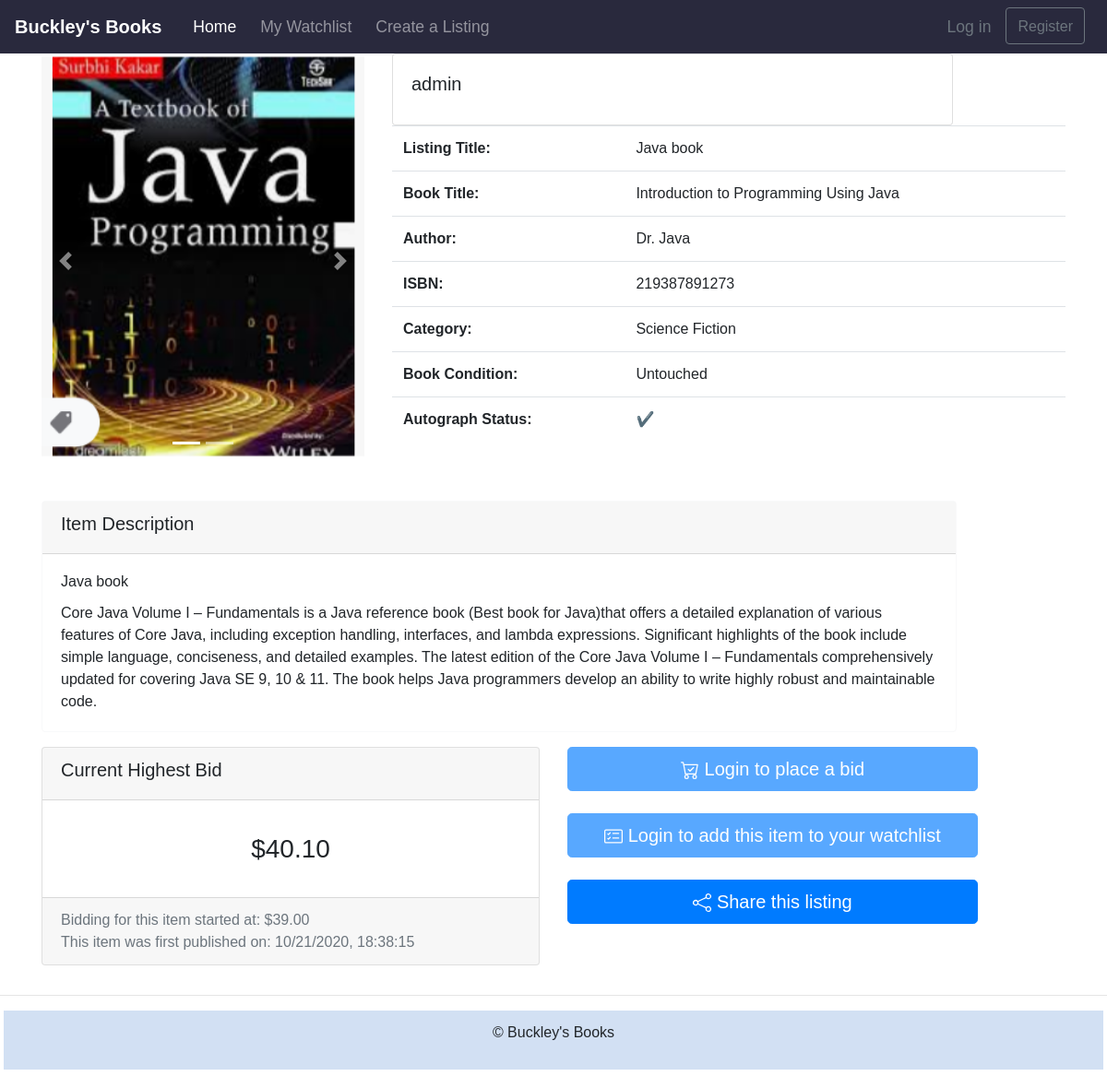
The page /items/2 on the database its author committed.
### auction/models.py (models this page shows)
class Image(db.Model):
    __tablename__='images'
    id = db.Column(db.Integer, primary_key=True)
    image = db.Column(db.String(60), nullable=False, default='../static/placeholder.jpg')
    item_id = db.Column(db.Integer, db.ForeignKey('items.id'))

class User(db.Model,UserMixin):
    __tablename__='users'
    id = db.Column(db.Integer, primary_key=True)
    username = db.Column(db.String(100), index=True, unique=True, nullable=False)
    contact_number = db.Column(db.String(100),nullable=False)
    email_address = db.Column(db.String(100), index=True, nullable=False)
    address = db.Column(db.String(100), nullable=False)
    password_hash = db.Column(db.String(255), nullable=False)
    items = db.relationship('Item', backref='user')
    bids = db.relationship('Bid', backref='user')
    watchlist = db.relationship('Watchlist', backref='user', uselist=False)

class Item(db.Model):
    __tablename__='items'
    id = db.Column(db.Integer, primary_key=True)
    listing_title = db.Column(db.String(64), unique=True, index=True, nullable=False)
    book_title = db.Column(db.String(64), index=True, nullable=False)
    book_category = db.Column(db.Enum(BookCategory), index=True, nullable=False)
    autograph_status = db.Column(db.Enum(AutographStatus), index=True, nullable=False)
    book_condition = db.Column(db.Enum(BookCondition), index=True, nullable=False)
    author_name = db.Column(db.String(64), index=True, nullable=False)
    book_ISBN = db.Column(db.String(64), index=True)
    listing_description = db.Column(db.String(500), nullable=False)
    starting_bid = db.Column(db.Float(2), default=0.01)
    item_status = db.Column(db.String(6), default='Open')
    item_datetime = db.Column(db.DateTime, default=datetime.now())
    user_id = db.Column(db.Integer, db.ForeignKey('users.id'))
    bids = db.relationship('Bid', backref='item')
    wishes = db.relationship('Wish', backref='item')
    images = db.relationship('Image', backref='item')

class Bid(db.Model):
    __tablename__='bids'
    id = db.Column(db.Integer, primary_key=True)
    bid_price = db.Column(db.Float(2), nullable=False)
    bid_datetime = db.Column(db.DateTime, default=datetime.now())
    item_id = db.Column(db.Integer, db.ForeignKey('items.id'))
    user_id = db.Column(db.Integer, db.ForeignKey('users.id'))

### auction/items.py (the view)
@bp.route('/<id>')
def show(id):
    item = Item.query.filter_by(id=id).first()  # grab item query data by id
    images = Image.query.filter_by(item_id=id).all()
    user = User.query.filter_by(id=item.user_id).first()
    bids = Bid.query.filter_by(item_id=item.id).order_by(
        Bid.bid_datetime.desc()).limit(10).all()  # grabs top ten most recent bids
    formatted_datetime = item.item_datetime.strftime("%m/%d/%Y, %H:%M:%S")
    bidders = db.session.query(User).join(Bid, User.id == Bid.user_id, isouter=True).join(
        Item, id == Bid.item_id, isouter=True).filter_by(id=Bid.item_id).order_by(Bid.bid_datetime.desc()).group_by(User.id).limit(10).all()
    bid_form = BidForm()
    return render_template("item/show.html", item=item, images=images,
                           user=user, bids=bids, formatted_datetime=formatted_datetime,
                           bidders=bidders, bid_form=bid_form)

### auction/forms.py
class BidForm(FlaskForm):
    bid_price = FloatField("Bid Price", validators=[
                           InputRequired("A bid price is required!")])
    agree = BooleanField("I agree to place the specified bid",
                         validators=[DataRequired()])
    bid = SubmitField("Place Bid")

### auction/templates/item/show.html (shortened to what this page needs)
{% extends "base.html" %}
{% import "bootstrap/wtf.html" as wtf %}
{% block content %}
<div class="container">
  <div class="row">
    <div class="col-md-4">
      <div id="carouselExampleIndicators" class="carousel slide" data-ride="carousel">
        <ol class="carousel-indicators">
          {% for image in images %}
          <li data-target="#carouselExampleIndicators" data-slide-to="{loop.index}"
            {% if loop.index == 1 %}class="active" {% endif %}></li>
          {% endfor %}
        </ol>
        <div class="carousel-inner">
          {% if images %}
          {% for image in images %}
          <div class="carousel-item {% if loop.index == 1 %}active {% endif %}">
            <img class="d-block w-100" src="{{image.image}}" alt="First slide" height="450">
          </div>
          {% endfor %}
          {% endif %}
        </div>
        <a class="carousel-control-prev" href="#carouselExampleIndicators" role="button" data-slide="prev">
          <span class="carousel-control-prev-icon" aria-hidden="true"></span>
        </a>
        <a class="carousel-control-next" href="#carouselExampleIndicators" role="button" data-slide="next">
          <span class="carousel-control-next-icon" aria-hidden="true"></span>
        </a>
      </div>
    </div>
    <div class="col-md-8">
      <div class="card" style="width: 38rem;">
        <div class="card-body">
          <h5 class="card-title">{{user.username}}</h5>
        </div>
      </div>
      <div class="table-responsive-sm">
        <table class="table table-hover">
          <tbody>
            <tr>
              <th scope="row">Listing Title:</th>
              <td>{{item.listing_title}}</td>
            </tr>
            <tr>
              <th scope="row">Book Title:</th>
              <td>{{item.book_title}}</td>
            </tr>
            <tr>
              <th scope="row">Author:</th>
              <td colspan="2">{{item.author_name}}</td>
            </tr>
            <tr>
              <th scope="row">ISBN:</th>
              <td colspan="2">{{item.book_ISBN}}</td>
            </tr>
            <tr>
              <th scope="row">Category:</th>
              <td colspan="2">{{item.book_category.value}}</td>
            </tr>
            <tr>
              <th scope="row">Book Condition:</th>
              <td colspan="2">{{item.book_condition.value}}</td>
            </tr>
            <tr>
              <th scope="row">Autograph Status:</th>
              <td colspan="2">{{item.autograph_status.value}}</td>
            </tr>
          </tbody>
        </table>
      </div>
      <br>
    </div>
  </div>
  <div class="row">
    <div class="col-md-12">
      <br>
      <div class="card border-light mb-3" style="max-width: 62rem;">
        <div class="card-header">
          <h5>Item Description</h5>
        </div>
        <div class="card-body">
          <h6 class="card-title">{{item.listing_title}}</h6>
          <p class="card-text">{{item.listing_description}}</p>
        </div>
      </div>
    </div>
  </div>
  <div class="row">
    <div class="col-md-6">
      <div class="card">
        <div class="card-header">
          <h5>Current Highest Bid</h5>
        </div>
        <div class="card-body">
          <p class="card-text">
          <h3 style="text-align: center;">
            {% if bids %}
            {% set highest_bid = namespace(value = 0) %}
            {% for bid in bids %}
            {% if bid.bid_price > highest_bid.value %}
            {% set highest_bid.value = bid.bid_price %}
            {% endif %}
            {% endfor %}
            {{"$%.2f"|format(highest_bid.value)}}
            {% else %}
            {{"$%.2f"|format(item.starting_bid)}}
            {% endif %}
          </h3>
          </p>
        </div>
        <div class="card-footer text-muted">
          Bidding for this item started at: {{"$%.2f"|format(item.starting_bid)}}
          <br>
          This item was first published on: {{formatted_datetime}}
        </div>
      </div>
    </div>
    <div class="col-md-5">
      {% if current_user.is_authenticated %}
      {% if current_user.id == item.user_id %}
      <button type="button" class="btn btn-primary btn-lg btn-block" data-toggle="modal" data-target="#bidView"><svg
          width="1em" height="1em" viewBox="0 0 16 16" class="bi bi-cart-check" fill="currentColor"
          xmlns="http://www.w3.org/2000/svg">
          <path fill-rule="evenodd"
            d="M0 1.5A.5.5 0 0 1 .5 1H2a.5.5 0 0 1 .485.379L2.89 3H14.5a.5.5 0 0 1 .491.592l-1.5 8A.5.5 0 0 1 13 12H4a.5.5 0 0 1-.491-.408L2.01 3.607 1.61 2H.5a.5.5 0 0 1-.5-.5zM3.102 4l1.313 7h8.17l1.313-7H3.102zM5 12a2 2 0 1 0 0 4 2 2 0 0 0 0-4zm7 0a2 2 0 1 0 0 4 2 2 0 0 0 0-4zm-7 1a1 1 0 1 0 0 2 1 1 0 0 0 0-2zm7 0a1 1 0 1 0 0 2 1 1 0 0 0 0-2z" />
          <path fill-rule="evenodd"
            d="M11.354 5.646a.5.5 0 0 1 0 .708l-3 3a.5.5 0 0 1-.708 0l-1.5-1.5a.5.5 0 1 1 .708-.708L8 8.293l2.646-2.647a.5.5 0 0 1 .708 0z" />
        </svg> View bids on your listing</button>
      <br>
      <div class="modal fade" id="bidView" tabindex="-1" role="dialog" aria-labelledby="exampleModalLabel"
        aria-hidden="true">
        <div class="modal-dialog" role="document">
          <div class="modal-content">
            <div class="modal-header">
              <h5 class="modal-title" id="exampleModalLabel">Bidding</h5>
              <button type="button" class="close" data-dismiss="modal" aria-label="Close">
                <span aria-hidden="true">&times;</span>
              </button>
            </div>
            <div class="modal-body">
              <h4>Your listing details:</h4>
              <hr>
              <div class="table-responsive-sm">
                <table class="table table-hover">
                  <tbody>
                    <tr>
                      <th scope="row">Listing Title:</th>
                      <td>{{item.listing_title}}</td>
                    </tr>
                    <tr>
                      <th scope="row">Book Title:</th>
                      <td>{{item.book_title}}</td>
                    </tr>
                    <tr>
                      <th scope="row">Author:</th>
                      <td colspan="2">{{item.author_name}}</td>
                    </tr>
                    <tr>
                      <th scope="row">ISBN:</th>
                      <td colspan="2">{{item.book_ISBN}}</td>
                    </tr>
                    <tr>
                      <th scope="row">Category:</th>
                      <td colspan="2">{{item.book_category.value}}</td>
                    </tr>
                    <tr>
                      <th scope="row">Book Condition:</th>
                      <td colspan="2">{{item.book_condition.value}}</td>
                    </tr>
                    <tr>
                      <th scope="row">Autograph Status:</th>
                      <td colspan="2">{{item.autograph_status.value}}</td>
                    </tr>
                  </tbody>
                </table>
              </div>
              <hr>
              <h4>Latest Bid(s):</h4>
              {% if bids %}
              <div class="table-responsive-sm">
                <table class="table table-striped table-hover">
                  <thead>
                    <tr>
                      <th scope="col">Date/Time</th>
                      <th scope="col">Username</th>
                      <th scope="col">Bid Amount</th>
                    </tr>
                  </thead>
                  <tbody>
                    {% for bid in bids %}
                    <tr class="table{% if loop.index == 1 %}-success {% endif %}">
                      <th scope="row">{{bid.bid_datetime.strftime("%m/%d/%Y, %H:%M:%S")}}</th>
                      <td>{% for bidder in bidders %} {% if bidder.id == bid.user_id %} {{bidder.username}} {% endif %}
                        {% endfor %}</td>
                      <td>{{"$%.2f"|format(bid.bid_price)}}</td>
                    </tr>
                    {% endfor %}
                  </tbody>
                </table>
              </div>
              <hr>
              <h4>Current highest bid on your item:</h4>
              <hr>
              <h5>{% if bids %} {{"$%.2f"|format(highest_bid.value)}} {% else %} {{"$%.2f"|format(item.starting_bid)}}
                {% endif %}</h5>
              {% else %}
              <h5>There are no current bids on your item.</h5>
              {% endif %}
            </div>
          </div>
        </div>
      </div>
      {% else %}
      {% with message = get_flashed_messages() %}
      {% if message %}
       <p class="text-danger"> {{ message[0] }}</p>
      {% endif %}
      {% endwith %}
      {% if bid_form.bid_price.errors %}
          <p>{{ bid_form.bid_price.errors[0] }}</p>
      {% endif %}
      <button type="button" class="btn btn-primary btn-lg btn-block" data-toggle="modal" data-target="#bidModal"><svg
          width="1em" height="1em" viewBox="0 0 16 16" class="bi bi-cart-check" fill="currentColor"
          xmlns="http://www.w3.org/2000/svg">
          <path fill-rule="evenodd"
            d="M0 1.5A.5.5 0 0 1 .5 1H2a.5.5 0 0 1 .485.379L2.89 3H14.5a.5.5 0 0 1 .491.592l-1.5 8A.5.5 0 0 1 13 12H4a.5.5 0 0 1-.491-.408L2.01 3.607 1.61 2H.5a.5.5 0 0 1-.5-.5zM3.102 4l1.313 7h8.17l1.313-7H3.102zM5 12a2 2 0 1 0 0 4 2 2 0 0 0 0-4zm7 0a2 2 0 1 0 0 4 2 2 0 0 0 0-4zm-7 1a1 1 0 1 0 0 2 1 1 0 0 0 0-2zm7 0a1 1 0 1 0 0 2 1 1 0 0 0 0-2z" />
          <path fill-rule="evenodd"
            d="M11.354 5.646a.5.5 0 0 1 0 .708l-3 3a.5.5 0 0 1-.708 0l-1.5-1.5a.5.5 0 1 1 .708-.708L8 8.293l2.646-2.647a.5.5 0 0 1 .708 0z" />
        </svg> Bid Now</button>
      <br>
      {% endif %}
      <button type="button" class="btn btn-primary btn-lg btn-block"><svg width="1em" height="1em" viewBox="0 0 16 16"
          class="bi bi-card-checklist" fill="currentColor" xmlns="http://www.w3.org/2000/svg">
          <path fill-rule="evenodd"
            d="M14.5 3h-13a.5.5 0 0 0-.5.5v9a.5.5 0 0 0 .5.5h13a.5.5 0 0 0 .5-.5v-9a.5.5 0 0 0-.5-.5zm-13-1A1.5 1.5 0 0 0 0 3.5v9A1.5 1.5 0 0 0 1.5 14h13a1.5 1.5 0 0 0 1.5-1.5v-9A1.5 1.5 0 0 0 14.5 2h-13z" />
          <path fill-rule="evenodd"
            d="M7 5.5a.5.5 0 0 1 .5-.5h5a.5.5 0 0 1 0 1h-5a.5.5 0 0 1-.5-.5zm-1.496-.854a.5.5 0 0 1 0 .708l-1.5 1.5a.5.5 0 0 1-.708 0l-.5-.5a.5.5 0 1 1 .708-.708l.146.147 1.146-1.147a.5.5 0 0 1 .708 0zM7 9.5a.5.5 0 0 1 .5-.5h5a.5.5 0 0 1 0 1h-5a.5.5 0 0 1-.5-.5zm-1.496-.854a.5.5 0 0 1 0 .708l-1.5 1.5a.5.5 0 0 1-.708 0l-.5-.5a.5.5 0 0 1 .708-.708l.146.147 1.146-1.147a.5.5 0 0 1 .708 0z" />
        </svg> Add to Watchlist</button>
      {% else %}
      <button type="button" class="btn btn-primary btn-lg btn-block disabled" data-toggle="modal"
        data-target="#bidModal" disabled> Login to place a bid</button>
      <br>
      <button type="button" class="btn btn-primary btn-lg btn-block disabled" disabled> Login to add this item to your watchlist</button>
      {% endif %}
      <br>
      <button type="button" class="btn btn-primary btn-lg btn-block"> Share this listing</button>
    </div>
    <div class="row">
      <div class="col-sm-12">
      </div>
    </div>
  </div>
</div>
{% endblock %}

### auction/static/mystyle.css (style rules this page uses)
* { font-family: 'Trebuchet MS', 'Lucida Sans Unicode', 'Lucida Grande', 'Lucida Sans', Arial, sans-serif; }
html,body { width: 100%; height: 100%; margin: 0px; padding: 0px; overflow-x: hidden; }

### rows shown on the page
Image: image (picture)
User: username "admin"
Item: listing_title "Java book", book_title "Introduction to Programming Using Java", author_name "Dr. Java", book_ISBN "219387891273", book_category.value "Science Fiction", book_condition.value "Untouched", autograph_status.value "✔️", listing_description "Core Java Volume I – Fundamentals is a Java reference book (Best book for Java)that offers a detailed explanation of various features of Core Java, including exception handling, interfaces, and lambda expressions. Significant highlights of the book include simple language, conciseness, and detailed examples. The latest edition of the Core Java Volume I – Fundamentals comprehensively updated for covering Java SE 9, 10 & 11. The book helps Java programmers develop an ability to write highly robust and maintainable code.", starting_bid "$39.00"
Bid: value "$40.10"
